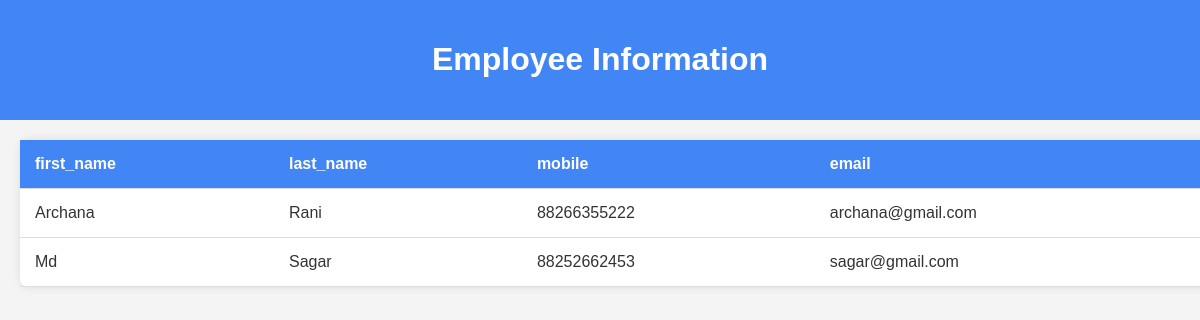
/employeePage, run on the app's committed database.
### myapp/models.py (models this page shows, shortened)
class Employee_Model(models.Model):
    first_name=models.CharField(max_length=100)
    last_name=models.CharField(max_length=100)
    mobile=models.CharField(max_length=100)
    email=models.CharField(max_length=100)

### myProject/views.py (the view)
# urls.py: path('employeePage', employeePage, name="employeePageUrl"),
def employeePage(request):
    employee = Employee_Model.objects.all()
    context = {
        "emp": employee,
    }
    return render(request,"employee.html",context)

### templates/employee.html (shortened to what this page needs)
<!DOCTYPE html>
<html lang="en">
<head>
</head>
<body>
  <header>
    <h1>Employee Information</h1>
  </header>
  <table>
    <tr>
      <th>first_name</th>
      <th>last_name</th>
      <th>mobile</th>
      <th>email</th>
    </tr>
    {% for i in emp %}
    <tr>
      <td>{{i.first_name}}</td>
      <td>{{i.last_name}}</td>
      <td>{{i.mobile}}</td>
      <td>{{i.email}}</td>
    </tr>
    {% endfor %}
  </table>
</body>
</html>

### templates/employee.html (style rules this page uses)
body { font-family: Arial, sans-serif; background-color: #f4f4f4; color: #333; margin: 0; padding: 0; }
header { background-color: #4285f4; color: #fff; text-align: center; padding: 20px; }
table { margin: 20px; width: 100%; border-collapse: collapse; background-color: #fff; border-radius: 8px; box-shadow: 0 0 10px rgba(0, 0, 0, 0.1); }
th, td { padding: 15px; text-align: left; border-bottom: 1px solid #ddd; }
th { background-color: #4285f4; color: #fff; }

### data on the page
Employee_Model: first_name "Archana", last_name "Rani", mobile "88266355222", email "archana@gmail.com"
Employee_Model: first_name "Md", last_name "Sagar", mobile "88252662453", email "sagar@gmail.com"
